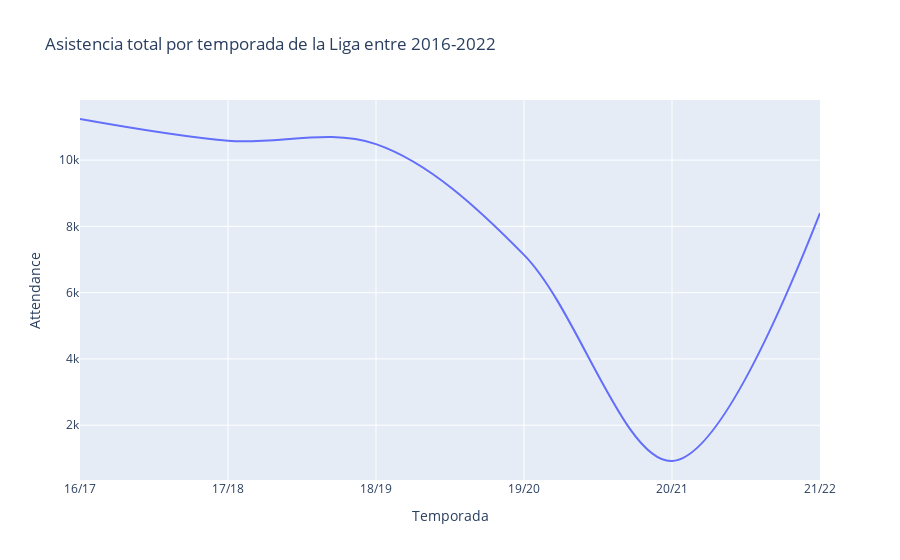

Notebook code for this chart:
### Code cell
total_asist=laliga.groupby('Temporada')['Attendance'].agg('sum').reset_index()
fig2 = px.line(total_asist, 
               x='Temporada', 
               y='Attendance',
               title = 'Asistencia total por temporada de la Liga entre 2016-2022', line_shape='spline')
fig2.show()

### Figure 1 — Plotly figure (JSON) as saved in the notebook; plotly's stock layout.template omitted (floating-point values rounded to 4 significant figures)
{"data": [{"hovertemplate": "Temporada=%{x}<br>Attendance=%{y}<extra></extra>", "legendgroup": "", "line": {"color": "#636efa", "dash": "solid", "shape": "spline"}, "marker": {"symbol": "circle"}, "mode": "lines", "name": "", "orientation": "v", "showlegend": false, "type": "scatter", "x": ["16/17", "17/18", "18/19", "19/20", "20/21", "21/22"], "xaxis": "x", "y": [11240.0, 10580.0, 10480.0, 7140.0, 919.3, 8402.0], "yaxis": "y"}], "layout": {"legend": {"tracegroupgap": 0}, "title": {"text": "Asistencia total por temporada de la Liga entre 2016-2022"}, "xaxis": {"anchor": "y", "domain": [0, 1], "title": {"text": "Temporada"}}, "yaxis": {"anchor": "x", "domain": [0, 1], "title": {"text": "Attendance"}}}}
